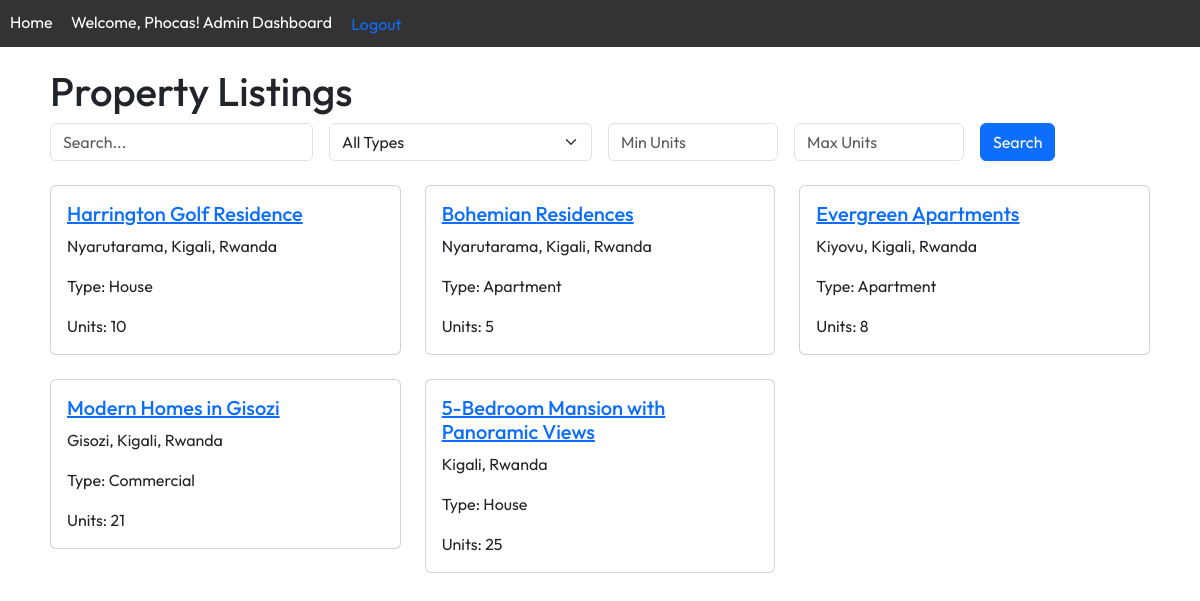
Page / (signed in) on the committed database.
### property_app/models.py (models this page shows, shortened)
class Property(models.Model):
    PROPERTY_TYPES = [
        ('Apartment', 'Apartment'),
        ('House', 'House'),
        ('Commercial', 'Commercial'),
    ]
    name = models.CharField(max_length=255)
    address = models.CharField(max_length=255)
    property_type = models.CharField(max_length=50, choices=PROPERTY_TYPES)
    description = models.TextField()
    number_of_units = models.IntegerField()
    owner = models.ForeignKey(User, on_delete=models.CASCADE, related_name='properties', default=1)

### property_app/views.py (the view)
class PropertyListView(ListView):
    model = Property
    template_name = 'property_app/property_list.html'
    context_object_name = 'properties'
    paginate_by = 10  # Optional: Add pagination
    def get_queryset(self):
        queryset = super().get_queryset()
        query = self.request.GET.get('q')
        property_type = self.request.GET.get('property_type')
        min_units = self.request.GET.get('min_units')
        max_units = self.request.GET.get('max_units')
        if query:
            queryset = queryset.filter(
                Q(name__icontains=query) |
                Q(address__icontains=query) |
                Q(description__icontains=query)
            )
        if property_type and property_type != 'All':
            queryset = queryset.filter(property_type=property_type)
        if min_units:
            queryset = queryset.filter(number_of_units__gte=min_units)
        if max_units:
            queryset = queryset.filter(number_of_units__lte=max_units)
        return queryset

### templates/property_app/property_list.html (shortened to what this page needs)
{% extends "base.html" %}
{% block content %}
  <h1>Property Listings</h1>
  <form method="get" class="row g-3 mb-4">
    <div class="col-md-3">
      <input type="text" name="q" class="form-control" placeholder="Search..." value="{{ request.GET.q }}">
    </div>
    <div class="col-md-3">
      <select name="property_type" class="form-select">
        <option value="All">All Types</option>
      </select>
    </div>
    <div class="col-md-2">
      <input type="number" name="min_units" class="form-control" placeholder="Min Units" value="{{ request.GET.min_units }}">
    </div>
    <div class="col-md-2">
      <input type="number" name="max_units" class="form-control" placeholder="Max Units" value="{{ request.GET.max_units }}">
    </div>
    <div class="col-md-2">
      <button type="submit" class="btn btn-primary">Search</button>
    </div>
  </form>
  <div class="row">
    {% for property in properties %}
      <div class="col-md-4">
        <div class="card mb-4">
          <div class="card-body">
            <h5 class="card-title"><a href="{% url 'property_detail' property.pk %}">{{ property.name }}</a></h5>
            <p class="card-text">{{ property.address }}</p>
            <p class="card-text">Type: {{ property.property_type }}</p>
            <p class="card-text">Units: {{ property.number_of_units }}</p>
          </div>
        </div>
      </div>
    {% empty %}
      <p>No properties found.</p>
    {% endfor %}
  </div>
{% endblock %}

### templates/base.html (shortened to what this page needs)
<!DOCTYPE html>
<html lang="en">
<head>
    <link href="https://cdn.jsdelivr.net/npm/bootstrap@5.3.0/dist/css/bootstrap.min.css" rel="stylesheet">
    {% load static %}
    <link rel="stylesheet" href="{% static 'css/styles.css' %}">
</head>
<body>
    <nav>
        <a href="{% url 'property_list' %}">Home</a>
        {% if user.is_authenticated %}
            <span>Welcome, {{ user.username }}!</span>
            {% if user.is_staff %}
                <a href="{% url 'admin_dashboard' %}">Admin Dashboard</a>
            {% elif user.profile.role == 'landlord' %}
                <a href="{% url 'landlord_dashboard' %}">Landlord Dashboard</a>
            {% elif user.profile.role == 'tenant' %}
                <a href="{% url 'tenant_dashboard' %}">Tenant Dashboard</a>
            {% endif %}
            <form method="POST" action="{% url 'logout' %}" style="display: inline;">
                <button type="submit" class="btn btn-link p-0" style="text-decoration: none;">Logout</button>
            </form>
        {% else %}
            <a href="{% url 'login' %}">Login</a>
            <a href="{% url 'register' %}">Register</a>
        {% endif %}
    </nav>
    <div class="container">
        {% block content %}
        {% endblock %}
    </div>
</body>
</html>

### static/css/styles.css (style rules this page uses)
body { font-family: 'Outfit', sans-serif; margin: 0; padding: 0; }
nav { background-color: #333; color: #fff; padding: 10px; }
nav a { color: #fff; margin-right: 15px; text-decoration: none; }
.container { padding: 20px; }

### rows in the picture
Property: name "Harrington Golf Residence", address "Nyarutarama, Kigali, Rwanda", property_type "House", number_of_units "10"
Property: name "Bohemian Residences", address "Nyarutarama, Kigali, Rwanda", property_type "Apartment", number_of_units "5"
Property: name "Evergreen Apartments", address "Kiyovu, Kigali, Rwanda", property_type "Apartment", number_of_units "8"
Property: name "Modern Homes in Gisozi", address "Gisozi, Kigali, Rwanda", property_type "Commercial", number_of_units "21"
Property: name "5-Bedroom Mansion with Panoramic Views", address "Kigali, Rwanda", property_type "House", number_of_units "25"

### other values in the picture
{{ user.username }} "Phocas"
